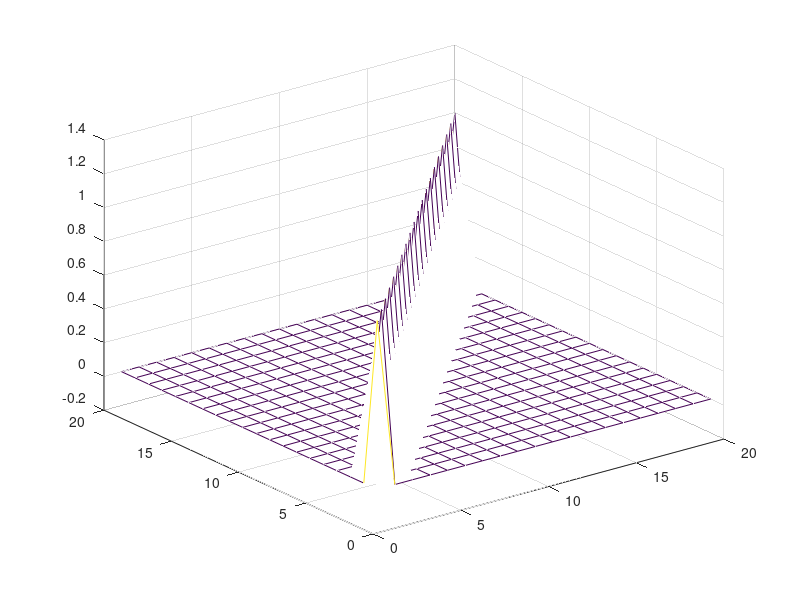

Here is the MATLAB script that generated this plot:
clear all;
close all;
N = 20;
k = 0:N-1;
n = 0:N-1;
A = zeros(N, N);
for k = 0:N-1
    if k == 0
        wk = sqrt(1/N);     % Wartość sk dla k = 0
    else
        wk = sqrt(2/N)*cos(pi*k/N*(n+0.5));     % Wartość sk dla k != 0
    end
  
    A(k+1, :) = wk;
end

S = A';
I = S*A;
A*A'
mesh(I);
x = randn(1, 20);
X = A*x';

xs=S*X;
xs = xs';
err = max(abs(x-xs))
A2 = randn(20);
A2*A2'

S2 = A2';
I2 = A2*S2;

x2 = xs;
X2 = A2*x2';
xs2 = S2*X2;


A3= zeros(N, N);
for k = 0:N-1
    if k == 0
        wk = sqrt(1/N);     % Wartość sk dla k = 0
    else
        wk = sqrt(2/N)*cos(pi*(k+0.25)/N*(n+0.5));     % Wartość sk dla k != 0
    end
  
    A3(k+1, :) = wk;
end


S3 = A3';
X3 = A3*x';
xs3 = S3*X3;
err = max(abs(x-xs))
err2 = max(abs(x2-xs2'))
err3= max(abs(x-xs3'))
